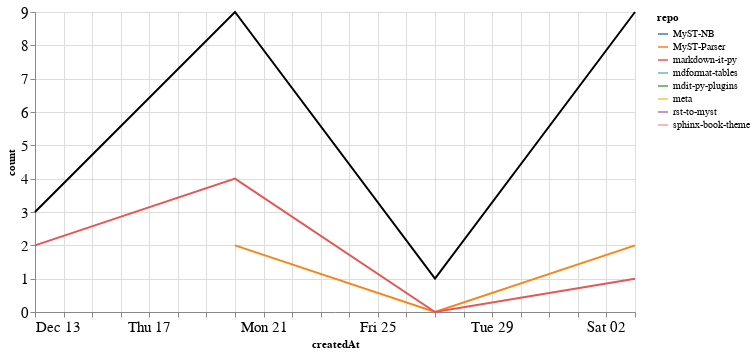

The cell this chart's notebook holds for it:
### Markdown cell above
### PRs

### Code cell
prs_time = prs.groupby('repo').resample('W', on='createdAt').count()['author'].reset_index()
prs_time = prs_time.rename(columns={'author': 'count'})
prs_time_total = prs_time.groupby('createdAt').agg({"count": "sum"}).reset_index()

ch1 = alt.Chart(prs_time, width=600).mark_line().encode(
    x='createdAt',
    y='count',
    color='repo',
    tooltip="repo"
)

ch2 = alt.Chart(prs_time_total, width=600).mark_line(color="black").encode(
    x='createdAt',
    y='count',
)

ch1 + ch2

### Figure 1 — Vega-Lite specification as saved in the notebook (floating-point values rounded to 4 significant figures)
{"config": {"axisLeft": {"labelFontSize": 15}, "axisBottom": {"labelFontSize": 15}}, "layer": [{"data": {"name": "data-f72487ee10258f0ef0ed800ecd064709"}, "mark": "line", "encoding": {"color": {"type": "nominal", "field": "repo"}, "tooltip": {"type": "nominal", "field": "repo"}, "x": {"type": "temporal", "field": "createdAt"}, "y": {"type": "quantitative", "field": "count"}}, "width": 600}, {"data": {"name": "data-70f25e0f17be3a025ea9189838332607"}, "mark": {"type": "line", "color": "black"}, "encoding": {"x": {"type": "temporal", "field": "createdAt"}, "y": {"type": "quantitative", "field": "count"}}, "width": 600}], "$schema": "https://vega.github.io/schema/vega-lite/v4.8.1.json", "datasets": {"data-f72487ee10258f0ef0ed800ecd064709": [{"repo": "MyST-NB", "createdAt": "2020-12-20T00:00:00", "count": 1}, {"repo": "MyST-Parser", "createdAt": "2020-12-20T00:00:00", "count": 2}, {"repo": "MyST-Parser", "createdAt": "2020-12-27T00:00:00", "count": 0}, {"repo": "MyST-Parser", "createdAt": "2021-01-03T00:00:00", "count": 2}, {"repo": "markdown-it-py", "createdAt": "2020-12-13T00:00:00", "count": 2}, {"repo": "markdown-it-py", "createdAt": "2020-12-20T00:00:00", "count": 4}, {"repo": "markdown-it-py", "createdAt": "2020-12-27T00:00:00", "count": 0}, {"repo": "markdown-it-py", "createdAt": "2021-01-03T00:00:00", "count": 1}, {"repo": "mdformat-tables", "createdAt": "2020-12-13T00:00:00", "count": 1}, {"repo": "mdit-py-plugins", "createdAt": "2020-12-20T00:00:00", "count": 2}, {"repo": "meta", "createdAt": "2020-12-27T00:00:00", "count": 1}, {"repo": "rst-to-myst", "createdAt": "2021-01-03T00:00:00", "count": 5}, {"repo": "sphinx-book-theme", "createdAt": "2021-01-03T00:00:00", "count": 1}], "data-70f25e0f17be3a025ea9189838332607": [{"createdAt": "2020-12-13T00:00:00", "count": 3}, {"createdAt": "2020-12-20T00:00:00", "count": 9}, {"createdAt": "2020-12-27T00:00:00", "count": 1}, {"createdAt": "2021-01-03T00:00:00", "count": 9}]}}
